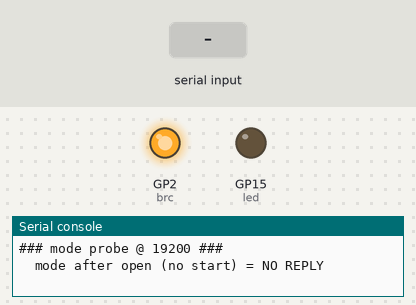
This program was run on a simulated Raspberry Pi Pico running MicroPython. Shown: output pins drawn as LEDs (lit = HIGH), the last lines printed to the serial console. Dashed ring = blinking. The test bench sets the inputs (shaded band). At 5.7 s the program stops and its outputs stay as they are.

Above: at 1.2 s.
1.3 s: "1" received over the second serial link
At 3.2 s:
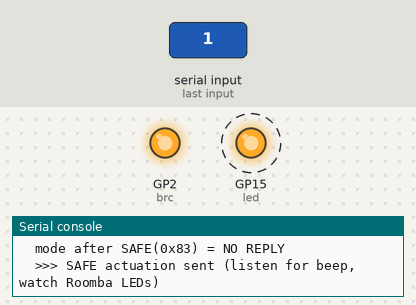
Timing chart, 0 to 7.2 s (numbered marks = the images above; inputs shaded):
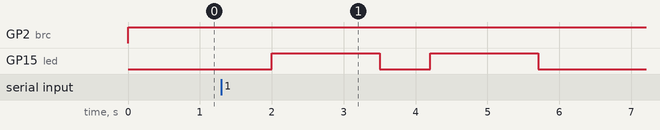

The program:

mode_probe.py
```python
# 19200 is the live baud (confirmed). This probe checks the OI MODE after each command,
# because sensor reads work in Passive but LED/song/Drive need Safe/Full. It reads mode
# back (packet 35: 0=off 1=passive 2=safe 3=full) so we SEE whether Start/Safe/Full take.
# Paste the whole output.
from machine import UART, Pin
import time

led = Pin(15, Pin.OUT)
brc = Pin(2, Pin.OUT)
brc.value(1)
time.sleep(0.3)

u = UART(0, baudrate=19200, tx=Pin(0), rx=Pin(1), bits=8, parity=None, stop=1)
time.sleep(0.1)
if u.any():
    u.read()

def read_mode(tag):
    if u.any():
        u.read()
    u.write(bytes([142, 35]))     # request OI mode (packet 35, 1 byte)
    time.sleep(0.2)
    d = u.read()
    if d:
        m = d[-1]
        names = {0: "OFF", 1: "PASSIVE", 2: "SAFE", 3: "FULL"}
        print("  mode after %s = %d (%s)  raw=%s" % (tag, m, names.get(m, "?"), d))
    else:
        print("  mode after %s = NO REPLY" % tag)

print("### mode probe @ 19200 ###")
read_mode("open (no start)")

u.write(b'\x80'); time.sleep(0.5)
read_mode("START(0x80)")

u.write(b'\x83'); time.sleep(0.5)      # SAFE
read_mode("SAFE(0x83)")

# actuate in SAFE: LED + long beep
led.value(1)
u.write(b'\x8b\x0d\xff\xff')                        # LEDs on
u.write(b'\x8c\x00\x01\x48\x40\x8d\x00')            # define 1-note song (dur 1.0s) + play
print("  >>> SAFE actuation sent (listen for beep, watch Roomba LEDs)")
time.sleep(1.5)
u.write(b'\x8b\x00\x00\x00')                        # LEDs off
led.value(0)

u.write(b'\x84'); time.sleep(0.5)      # FULL
read_mode("FULL(0x84)")

# actuate in FULL
led.value(1)
u.write(b'\x8b\x0d\xff\xff')
u.write(b'\x8c\x00\x01\x48\x40\x8d\x00')
print("  >>> FULL actuation sent (listen for beep)")
time.sleep(1.5)
u.write(b'\x8b\x00\x00\x00')
led.value(0)

print("### DONE - paste output + say if EITHER actuation beeped ###")
```

Measured:
- by itself, GP15 (led): alternates HIGH for 1.5 s and LOW for 0.70 s
